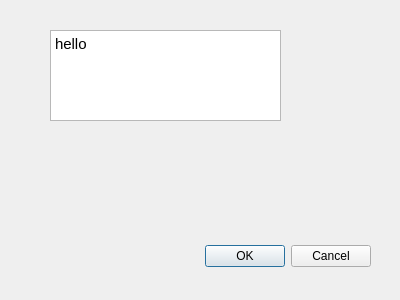
<?xml version="1.0" encoding="UTF-8"?>
<ui version="4.0">
 <class>Dialog</class>
 <widget class="QDialog" name="Dialog">
  <property name="geometry">
   <rect>
    <x>0</x>
    <y>0</y>
    <width>400</width>
    <height>300</height>
   </rect>
  </property>
  <property name="windowTitle">
   <string>Dialog</string>
  </property>
  <widget class="QDialogButtonBox" name="buttonBox">
   <property name="geometry">
    <rect>
     <x>30</x>
     <y>240</y>
     <width>341</width>
     <height>32</height>
    </rect>
   </property>
   <property name="orientation">
    <enum>Qt::Orientation::Horizontal</enum>
   </property>
   <property name="standardButtons">
    <set>QDialogButtonBox::StandardButton::Cancel|QDialogButtonBox::StandardButton::Ok</set>
   </property>
  </widget>
  <widget class="QTextEdit" name="textEdit">
   <property name="geometry">
    <rect>
     <x>50</x>
     <y>30</y>
     <width>231</width>
     <height>91</height>
    </rect>
   </property>
   <property name="html">
    <string>&lt;!DOCTYPE HTML PUBLIC &quot;-//W3C//DTD HTML 4.0//EN&quot; &quot;http://www.w3.org/TR/REC-html40/strict.dtd&quot;&gt;
&lt;html&gt;&lt;head&gt;&lt;meta name=&quot;qrichtext&quot; content=&quot;1&quot; /&gt;&lt;meta charset=&quot;utf-8&quot; /&gt;&lt;style type=&quot;text/css&quot;&gt;
p, li { white-space: pre-wrap; }
hr { height: 1px; border-width: 0; }
li.unchecked::marker { content: &quot;\2610&quot;; }
li.checked::marker { content: &quot;\2612&quot;; }
&lt;/style&gt;&lt;/head&gt;&lt;body style=&quot; font-family:'Ubuntu Sans'; font-size:11pt; font-weight:400; font-style:normal;&quot;&gt;
&lt;p style=&quot; margin-top:0px; margin-bottom:0px; margin-left:0px; margin-right:0px; -qt-block-indent:0; text-indent:0px;&quot;&gt;hello&lt;/p&gt;&lt;/body&gt;&lt;/html&gt;</string>
   </property>
  </widget>
 </widget>
 <resources/>
 <connections>
  <connection>
   <sender>buttonBox</sender>
   <signal>accepted()</signal>
   <receiver>Dialog</receiver>
   <slot>accept()</slot>
   <hints>
    <hint type="sourcelabel">
     <x>248</x>
     <y>254</y>
    </hint>
    <hint type="destinationlabel">
     <x>157</x>
     <y>274</y>
    </hint>
   </hints>
  </connection>
  <connection>
   <sender>buttonBox</sender>
   <signal>rejected()</signal>
   <receiver>Dialog</receiver>
   <slot>reject()</slot>
   <hints>
    <hint type="sourcelabel">
     <x>316</x>
     <y>260</y>
    </hint>
    <hint type="destinationlabel">
     <x>286</x>
     <y>274</y>
    </hint>
   </hints>
  </connection>
 </connections>
</ui>
